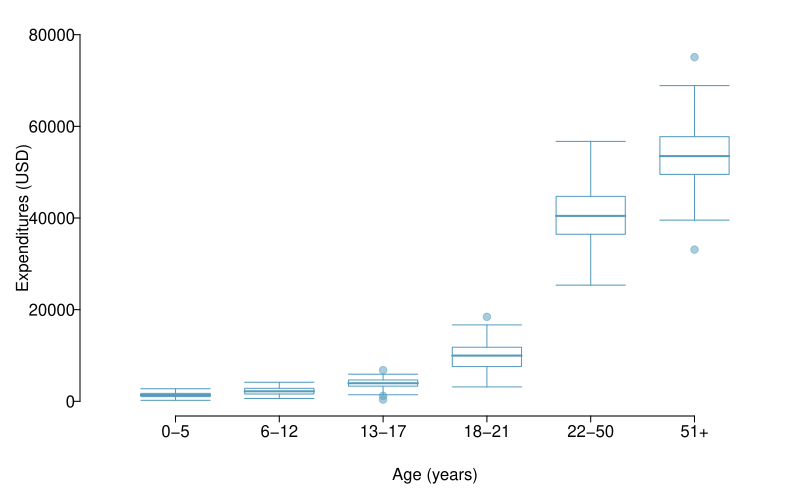

Recreate this plot in R.
library(openintro)
#data(dds.discr)
data(COL)

myPDF("ddsExpAge.pdf", 8, 5,
      mar = c(4.2, 4, 1, 0.5),
      mgp = c(2.4, 0.25, 0),
)

boxPlot(dds.discr$expenditures, dds.discr$age.cohort,
        xlab = 'Age (years)',
        ylab = 'Expenditures (USD)',
        ylim = c(0, 80000),
        pch = 19,
        pchCex = 1,
        lcol = COL[1],
        col = COL[1,3])

dev.off()
